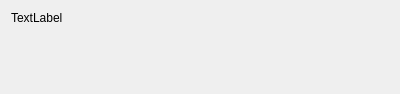
<?xml version="1.0" encoding="UTF-8"?>
<ui version="4.0">
 <class>QtWidProcesArea</class>
 <widget class="QWidget" name="QtWidProcesArea">
  <property name="geometry">
   <rect>
    <x>0</x>
    <y>0</y>
    <width>400</width>
    <height>89</height>
   </rect>
  </property>
  <property name="sizePolicy">
   <sizepolicy hsizetype="Expanding" vsizetype="Fixed">
    <horstretch>0</horstretch>
    <verstretch>0</verstretch>
   </sizepolicy>
  </property>
  <property name="windowTitle">
   <string>QtWidProcesArea</string>
  </property>
  <layout class="QVBoxLayout" name="verticalLayout">
   <item>
    <widget class="QLabel" name="label_proceName">
     <property name="sizePolicy">
      <sizepolicy hsizetype="Preferred" vsizetype="Fixed">
       <horstretch>0</horstretch>
       <verstretch>0</verstretch>
      </sizepolicy>
     </property>
     <property name="maximumSize">
      <size>
       <width>16777215</width>
       <height>16</height>
      </size>
     </property>
     <property name="text">
      <string>TextLabel</string>
     </property>
    </widget>
   </item>
   <item>
    <widget class="QtMySliderWid" name="widget_slider" native="true">
     <property name="sizePolicy">
      <sizepolicy hsizetype="Expanding" vsizetype="Minimum">
       <horstretch>0</horstretch>
       <verstretch>0</verstretch>
      </sizepolicy>
     </property>
     <property name="minimumSize">
      <size>
       <width>0</width>
       <height>52</height>
      </size>
     </property>
    </widget>
   </item>
  </layout>
 </widget>
 <layoutdefault spacing="6" margin="11"/>
 <customwidgets>
  <customwidget>
   <class>QtMySliderWid</class>
   <extends>QWidget</extends>
   <header>qtmysliderwid.h</header>
   <container>1</container>
  </customwidget>
 </customwidgets>
 <resources/>
 <connections/>
</ui>
